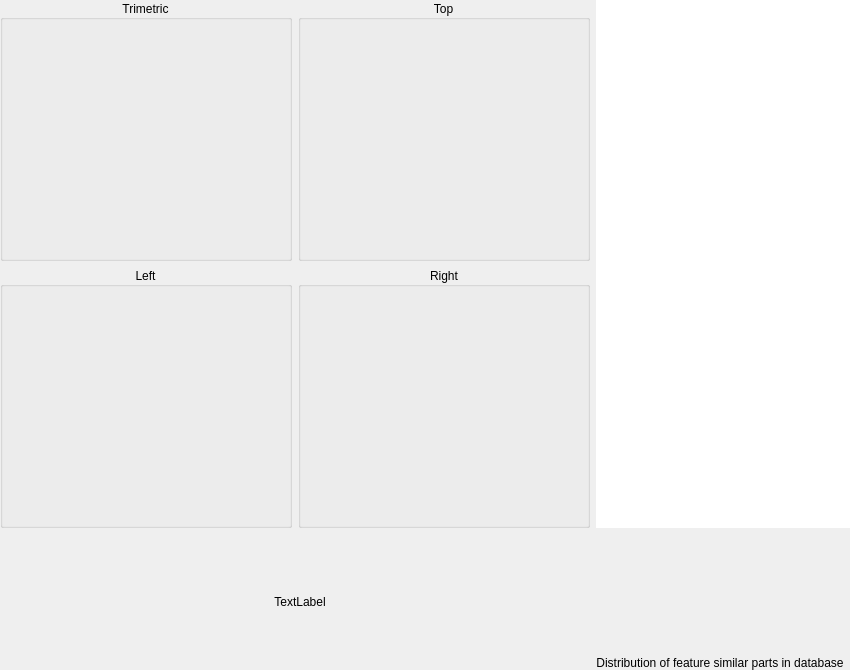
<?xml version="1.0" encoding="UTF-8"?>
<ui version="4.0">
 <class>OverviewForm</class>
 <widget class="QWidget" name="OverviewForm">
  <property name="geometry">
   <rect>
    <x>0</x>
    <y>0</y>
    <width>850</width>
    <height>670</height>
   </rect>
  </property>
  <property name="minimumSize">
   <size>
    <width>850</width>
    <height>670</height>
   </size>
  </property>
  <property name="windowTitle">
   <string>Form</string>
  </property>
  <layout class="QGridLayout" name="gridLayout_2">
   <property name="leftMargin">
    <number>0</number>
   </property>
   <property name="topMargin">
    <number>0</number>
   </property>
   <property name="rightMargin">
    <number>0</number>
   </property>
   <property name="bottomMargin">
    <number>0</number>
   </property>
   <property name="spacing">
    <number>0</number>
   </property>
   <item row="0" column="0">
    <layout class="QGridLayout" name="gridLayout">
     <property name="spacing">
      <number>6</number>
     </property>
     <item row="0" column="0">
      <layout class="QGridLayout" name="gridLayout_3">
       <item row="0" column="0">
        <widget class="QGroupBox" name="groupBox_Trimetric">
         <property name="sizePolicy">
          <sizepolicy hsizetype="Expanding" vsizetype="Expanding">
           <horstretch>0</horstretch>
           <verstretch>0</verstretch>
          </sizepolicy>
         </property>
         <property name="title">
          <string>Trimetric</string>
         </property>
         <property name="alignment">
          <set>Qt::AlignCenter</set>
         </property>
         <property name="flat">
          <bool>true</bool>
         </property>
         <layout class="QGridLayout" name="gridLayout_4">
          <item row="0" column="0">
           <widget class="QLabel" name="label_Trimetric">
            <property name="sizePolicy">
             <sizepolicy hsizetype="Fixed" vsizetype="Fixed">
              <horstretch>0</horstretch>
              <verstretch>0</verstretch>
             </sizepolicy>
            </property>
            <property name="minimumSize">
             <size>
              <width>220</width>
              <height>220</height>
             </size>
            </property>
            <property name="maximumSize">
             <size>
              <width>220</width>
              <height>220</height>
             </size>
            </property>
            <property name="text">
             <string/>
            </property>
            <property name="alignment">
             <set>Qt::AlignCenter</set>
            </property>
            <property name="textInteractionFlags">
             <set>Qt::NoTextInteraction</set>
            </property>
           </widget>
          </item>
         </layout>
        </widget>
       </item>
       <item row="1" column="1">
        <widget class="QGroupBox" name="groupBox_Right">
         <property name="sizePolicy">
          <sizepolicy hsizetype="Expanding" vsizetype="Expanding">
           <horstretch>0</horstretch>
           <verstretch>0</verstretch>
          </sizepolicy>
         </property>
         <property name="title">
          <string>Right</string>
         </property>
         <property name="alignment">
          <set>Qt::AlignCenter</set>
         </property>
         <property name="flat">
          <bool>true</bool>
         </property>
         <layout class="QGridLayout" name="gridLayout_7">
          <item row="0" column="0">
           <widget class="QLabel" name="label_Right">
            <property name="sizePolicy">
             <sizepolicy hsizetype="Fixed" vsizetype="Fixed">
              <horstretch>0</horstretch>
              <verstretch>0</verstretch>
             </sizepolicy>
            </property>
            <property name="minimumSize">
             <size>
              <width>220</width>
              <height>220</height>
             </size>
            </property>
            <property name="maximumSize">
             <size>
              <width>220</width>
              <height>220</height>
             </size>
            </property>
            <property name="text">
             <string/>
            </property>
           </widget>
          </item>
         </layout>
        </widget>
       </item>
       <item row="1" column="0">
        <widget class="QGroupBox" name="groupBox_Left">
         <property name="sizePolicy">
          <sizepolicy hsizetype="Expanding" vsizetype="Expanding">
           <horstretch>0</horstretch>
           <verstretch>0</verstretch>
          </sizepolicy>
         </property>
         <property name="title">
          <string>Left</string>
         </property>
         <property name="alignment">
          <set>Qt::AlignCenter</set>
         </property>
         <property name="flat">
          <bool>true</bool>
         </property>
         <layout class="QGridLayout" name="gridLayout_6">
          <item row="0" column="0">
           <widget class="QLabel" name="label_Left">
            <property name="sizePolicy">
             <sizepolicy hsizetype="Fixed" vsizetype="Fixed">
              <horstretch>0</horstretch>
              <verstretch>0</verstretch>
             </sizepolicy>
            </property>
            <property name="minimumSize">
             <size>
              <width>220</width>
              <height>220</height>
             </size>
            </property>
            <property name="maximumSize">
             <size>
              <width>220</width>
              <height>220</height>
             </size>
            </property>
            <property name="text">
             <string/>
            </property>
           </widget>
          </item>
         </layout>
        </widget>
       </item>
       <item row="0" column="1">
        <widget class="QGroupBox" name="groupBox_Top">
         <property name="sizePolicy">
          <sizepolicy hsizetype="Expanding" vsizetype="Expanding">
           <horstretch>0</horstretch>
           <verstretch>0</verstretch>
          </sizepolicy>
         </property>
         <property name="title">
          <string>Top</string>
         </property>
         <property name="alignment">
          <set>Qt::AlignCenter</set>
         </property>
         <property name="flat">
          <bool>true</bool>
         </property>
         <layout class="QGridLayout" name="gridLayout_5">
          <item row="0" column="0">
           <widget class="QLabel" name="label_Top">
            <property name="sizePolicy">
             <sizepolicy hsizetype="Fixed" vsizetype="Fixed">
              <horstretch>0</horstretch>
              <verstretch>0</verstretch>
             </sizepolicy>
            </property>
            <property name="minimumSize">
             <size>
              <width>220</width>
              <height>220</height>
             </size>
            </property>
            <property name="maximumSize">
             <size>
              <width>220</width>
              <height>220</height>
             </size>
            </property>
            <property name="text">
             <string/>
            </property>
           </widget>
          </item>
         </layout>
        </widget>
       </item>
      </layout>
     </item>
     <item row="1" column="0">
      <widget class="QLabel" name="label_histograms">
       <property name="sizePolicy">
        <sizepolicy hsizetype="MinimumExpanding" vsizetype="MinimumExpanding">
         <horstretch>0</horstretch>
         <verstretch>0</verstretch>
        </sizepolicy>
       </property>
       <property name="minimumSize">
        <size>
         <width>600</width>
         <height>100</height>
        </size>
       </property>
       <property name="maximumSize">
        <size>
         <width>16777215</width>
         <height>16777215</height>
        </size>
       </property>
       <property name="text">
        <string>TextLabel</string>
       </property>
       <property name="alignment">
        <set>Qt::AlignCenter</set>
       </property>
      </widget>
     </item>
     <item row="1" column="1">
      <widget class="QLabel" name="label_xHistogram">
       <property name="text">
        <string>Distribution of feature similar parts in database</string>
       </property>
       <property name="alignment">
        <set>Qt::AlignBottom|Qt::AlignHCenter</set>
       </property>
      </widget>
     </item>
     <item row="1" column="2">
      <spacer name="horizontalSpacer">
       <property name="orientation">
        <enum>Qt::Horizontal</enum>
       </property>
       <property name="sizeHint" stdset="0">
        <size>
         <width>40</width>
         <height>20</height>
        </size>
       </property>
      </spacer>
     </item>
     <item row="0" column="1" colspan="2">
      <widget class="QTableView" name="tableView_partData">
       <property name="sizePolicy">
        <sizepolicy hsizetype="MinimumExpanding" vsizetype="MinimumExpanding">
         <horstretch>0</horstretch>
         <verstretch>0</verstretch>
        </sizepolicy>
       </property>
       <property name="minimumSize">
        <size>
         <width>200</width>
         <height>500</height>
        </size>
       </property>
       <property name="maximumSize">
        <size>
         <width>16777215</width>
         <height>16777215</height>
        </size>
       </property>
       <property name="frameShape">
        <enum>QFrame::NoFrame</enum>
       </property>
       <property name="horizontalScrollBarPolicy">
        <enum>Qt::ScrollBarAsNeeded</enum>
       </property>
       <property name="sizeAdjustPolicy">
        <enum>QAbstractScrollArea::AdjustToContents</enum>
       </property>
       <property name="editTriggers">
        <set>QAbstractItemView::NoEditTriggers</set>
       </property>
       <property name="showDropIndicator" stdset="0">
        <bool>false</bool>
       </property>
       <property name="defaultDropAction">
        <enum>Qt::IgnoreAction</enum>
       </property>
       <property name="alternatingRowColors">
        <bool>true</bool>
       </property>
       <property name="selectionBehavior">
        <enum>QAbstractItemView::SelectRows</enum>
       </property>
       <property name="showGrid">
        <bool>false</bool>
       </property>
       <property name="gridStyle">
        <enum>Qt::NoPen</enum>
       </property>
       <property name="wordWrap">
        <bool>false</bool>
       </property>
       <property name="cornerButtonEnabled">
        <bool>false</bool>
       </property>
      </widget>
     </item>
    </layout>
   </item>
  </layout>
 </widget>
 <resources/>
 <connections/>
</ui>
